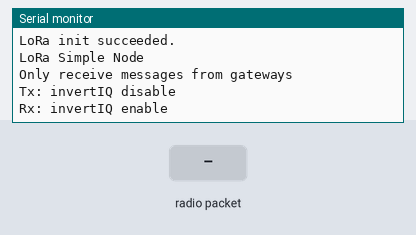
Bench run of a sketch on a simulated Arduino Uno, built with avr-gcc and run on an emulated ATmega328P. Shown: the last lines printed to the serial monitor. The test bench sets the inputs (shaded band). No radio packets arrive unless stated.

Above: at 1.2 s.
1.3 s: radio packet "PING" arrives
At 2.0 s:
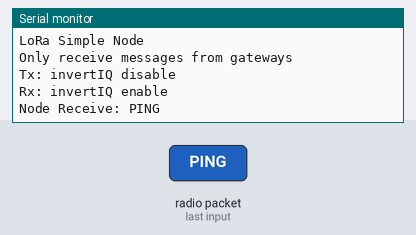
2.8 s: radio packet "Stop" arrives
At 3.8 s:
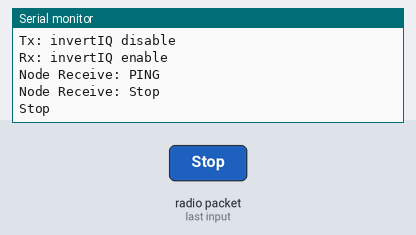
4.3 s: radio packet "1" arrives
At 5.4 s:
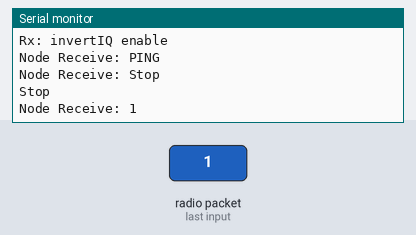

Measured:
- after the input at 1.3 s, the serial monitor: prints a new line at once (image 1)
- after the input at 2.8 s, the serial monitor: prints a new line at once (image 2)
- after the input at 4.3 s, the serial monitor: prints a new line at once (image 3)

The sketch:

LoraTranceiver.ino
```cpp
/*
  LoRa Simple Gateway/Node Exemple

  This code uses InvertIQ function to create a simple Gateway/Node logic.

  Gateway - Sends messages with enableInvertIQ()
          - Receives messages with disableInvertIQ()

  Node    - Sends messages with disableInvertIQ()
          - Receives messages with enableInvertIQ()

  With this arrangement a Gateway never receive messages from another Gateway
  and a Node never receive message from another Node.
  Only Gateway to Node and vice versa.

  This code receives messages and sends a message every second.

  InvertIQ function basically invert the LoRa I and Q signals.

  See the Semtech datasheet, http://www.semtech.com/images/datasheet/sx1276.pdf
  for more on InvertIQ register 0x33.

  created 05 August 2018
  by Luiz H. Cassettari
*/

#include <SPI.h>              // include libraries
#include <LoRa.h>

const String  id = "aaa";  // DeviceID

const long frequency = 915E6;  // LoRa Frequency

const int csPin = 10;          // LoRa radio chip select
const int resetPin = 9;        // LoRa radio reset
const int irqPin = 2;          // change for your board; must be a hardware interrupt pin
int i = 0 ;

bool shouldPublishStatus = false;


void setup() {
  Serial.begin(9600);                   // initialize serial
  while (!Serial);

  LoRa.setPins(csPin, resetPin, irqPin);

  if (!LoRa.begin(frequency)) {
    Serial.println("LoRa init failed. Check your connections.");
    while (true);                       // if failed, do nothing
  }
 Serial.println("LoRa init succeeded.");
  Serial.println();
  Serial.println("LoRa Simple Node");
  Serial.println("Only receive messages from gateways");
  Serial.println("Tx: invertIQ disable");
  Serial.println("Rx: invertIQ enable");
  Serial.println();
  LoRa.onReceive(onReceive);
  LoRa_rxMode();
  LoRa.setSpreadingFactor(7);


  }

void loop() {
   if (shouldPublishStatus == true) {
       if ((runEvery(3000))) {
                 LoRa_sendMessage(("PONGaaa"));
                 Serial.println("PONGaaa");

                 }

   }


}

void LoRa_rxMode(){
//  LoRa.enableInvertIQ();                // active invert I and Q signals
  LoRa.receive();                       // set receive mode
}

void LoRa_txMode(){
  LoRa.idle();                          // set standby mode
 // LoRa.disableInvertIQ();               // normal mode
}

void LoRa_sendMessage(String message) {
   LoRa_txMode();                        // set tx mode
  LoRa.beginPacket();                   // start packet
  LoRa.print(message);                  // add payload
  LoRa.endPacket();                     // finish packet and send it
  LoRa_rxMode();                        // set rx mode
}

void onReceive(int packetSize) {
  String message = "";

  while (LoRa.available()) {
    message += (char)LoRa.read();
  }

  Serial.print("Node Receive: ");
   Serial.println(message);

  if (message.startsWith("PING")) {
      message.remove(0, strlen("PING"));
       if (message == id) {
      shouldPublishStatus = true ;
         Serial.println("PINGAAA");
      }
   }
   if (message == "Stop") {
          shouldPublishStatus = false ;
          Serial.println("Stop");
   }

}

boolean runEvery(unsigned long interval)
{
  static unsigned long previousMillis = 0;
  unsigned long currentMillis = millis();
  if (currentMillis - previousMillis >= interval)
  {
    previousMillis = currentMillis;
    return true;
  }
  return false;
}
```
